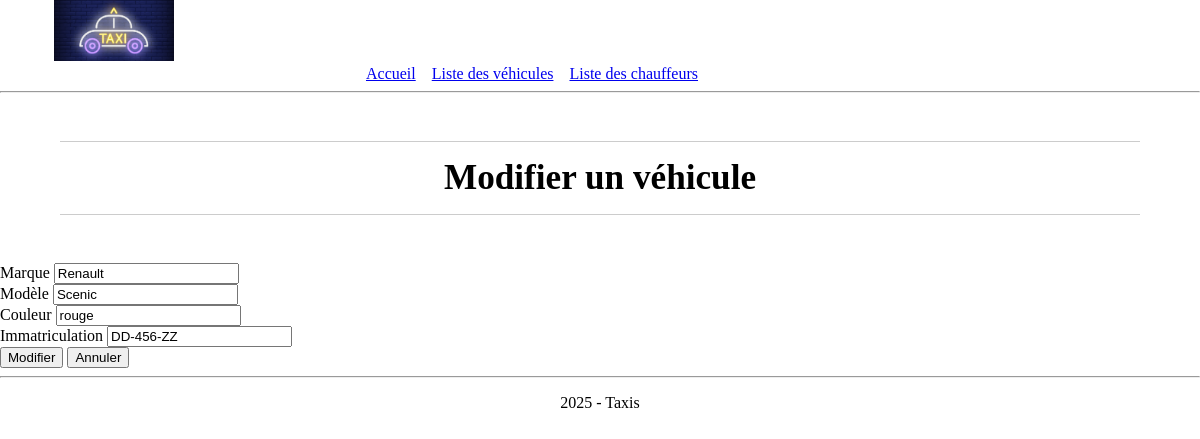
Page /vehicule/edit-vehicule.php?id=1 on the committed database.
### tables this page shows
CREATE TABLE `vehicule` (
  `id_vehicule` int(11) NOT NULL AUTO_INCREMENT,
  `marque` varchar(30) NOT NULL,
  `modele` varchar(50) NOT NULL,
  `couleur` varchar(20) NOT NULL,
  `immatriculation` varchar(15) NOT NULL,
  PRIMARY KEY (`id_vehicule`)
);

### vehicule/edit-vehicule.php (called while the page is built, shortened)
<?php
include dirname(__DIR__) . '/fonctions.php';
require dirname(__DIR__) . '/connexiondb.php';
$idEdit = $_GET['id'] ?? null;
$vehicule = getVehicule($pdo, $idEdit);
include PATH_PROJET . '/views/vehicule/edit-vehicule-view.php';
?>

### fonctions.php (called while the page is built, shortened)
<?php
function getVehicule($pdo, $idParam)
{
    $sql = "SELECT * FROM vehicule WHERE id_vehicule = :id";
    $stmt = $pdo->prepare($sql);
    $stmt->execute([
        'id' => $idParam
    ]);
    $vehicule = $stmt->fetch();
    return $vehicule;
}

### views/vehicule/edit-vehicule-view.php (the view, shortened to what this page needs)
<?php
require PATH_PROJET . '/views/partials/header.php';
?>
        <h1>Modifier un véhicule</h1>
        <form action="?id=<?= $vehicule['id_vehicule']; ?>" method="post">
            <div>
                <label for="marque">Marque</label>
                <input type="text" name="marque" value="<?= $vehicule['marque']; ?>">
            </div>
            <div>
                <label for="modele">Modèle</label>
                <input type="text" name="modele" value="<?= $vehicule['modele']; ?>">
            </div>
            <div>
                <label for="couleur">Couleur</label>
                <input type="text" name="couleur" value="<?= $vehicule['couleur']; ?>">
            </div>
            <div>
                <label for="immatriculation">Immatriculation</label>
                <input type="text" name="immatriculation" value="<?= $vehicule['immatriculation']; ?>">
            </div>
            <button type="submit" name="envoyer">Modifier</button>
            <button type="reset" name="annuler">Annuler</button>
        </form>
<?php
include PATH_PROJET . '/views/partials/footer.php';
?>

### assets/css/style.css (style rules this page uses)
body { margin: 0; padding: 0; box-sizing: border-box; width: 100%; height: 100vh; vertical-align: bottom; }
h1 { width: 90%; text-align: center; margin : 3rem auto; font-size: 2.2rem; border-bottom: 1px solid #ccc; border-top: 1px solid #ccc; padding-bottom: 1rem; padding-top: 1rem; }

### rows in the picture
vehicule: marque "Renault", modele "Scenic", couleur "rouge", immatriculation "DD-456-ZZ"
